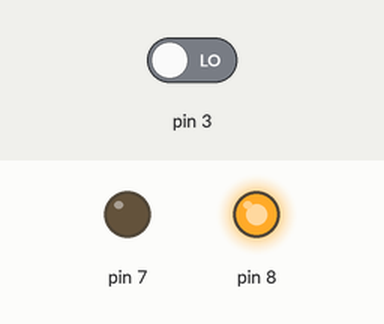
Recording of a sketch running on a simulated Arduino Uno, built with avr-gcc and run on an emulated ATmega328P. On the bench: output pins drawn as LEDs (lit = HIGH). The inputs (shaded band) are chosen by the test bench; at power-on: pin 3 LOW.

Above: at 1.2 s.
1.3 s: pin 3 driven HIGH
At 1.6 s:
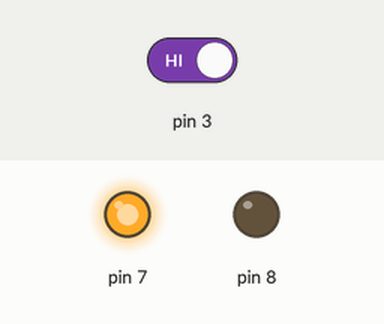
2.8 s: pin 3 driven LOW
At 4.0 s:
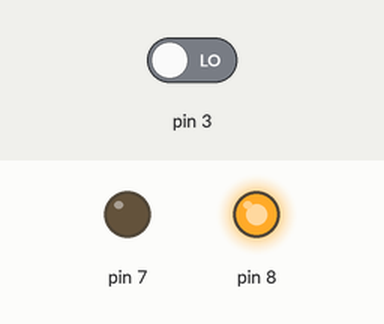
Timing chart, 0 to 5.8 s (numbered marks = the images above; inputs shaded):
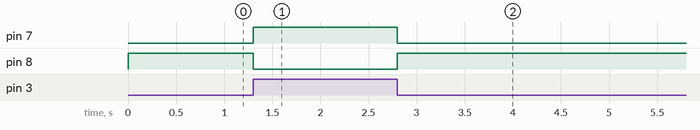

The sketch:

DFlipflop.ino
```cpp
int S, R, Q=0,NQ;
int s, r;
int CK = 1;
int D;
void setup()
{
  pinMode(3,INPUT);
  pinMode(8,OUTPUT);
  pinMode(7,OUTPUT);
}
void loop()
{
  D = digitalRead(3);

  S = D;
  R = !D;
  s = !(CK&&S);
  r = !(CK&&R);
  Q=!(s&&NQ);
  NQ=!(r&&Q);

  digitalWrite(7,Q);
  digitalWrite(8,NQ);
}
```

Measured:
- after the input at 1.3 s, pin 7: LOW → HIGH at once; pin 8: HIGH → LOW at once
- after the input at 2.8 s, pin 7: HIGH → LOW at once; pin 8: LOW → HIGH at once
